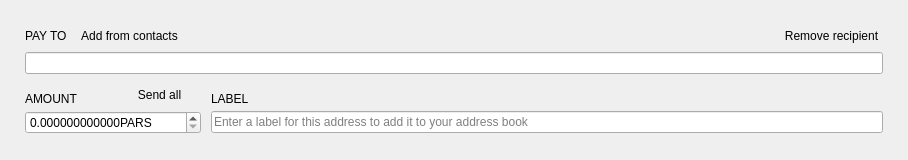
<?xml version="1.0" encoding="UTF-8"?>
<ui version="4.0">
 <class>TransferFrame</class>
 <widget class="QFrame" name="TransferFrame">
  <property name="geometry">
   <rect>
    <x>0</x>
    <y>0</y>
    <width>908</width>
    <height>160</height>
   </rect>
  </property>
  <property name="sizePolicy">
   <sizepolicy hsizetype="Preferred" vsizetype="Preferred">
    <horstretch>0</horstretch>
    <verstretch>150</verstretch>
   </sizepolicy>
  </property>
  <property name="minimumSize">
   <size>
    <width>0</width>
    <height>160</height>
   </size>
  </property>
  <property name="maximumSize">
   <size>
    <width>16777215</width>
    <height>160</height>
   </size>
  </property>
  <property name="windowTitle">
   <string>Frame</string>
  </property>
  <property name="styleSheet">
   <string notr="true"/>
  </property>
  <property name="frameShape">
   <enum>QFrame::NoFrame</enum>
  </property>
  <property name="frameShadow">
   <enum>QFrame::Plain</enum>
  </property>
  <layout class="QVBoxLayout" name="verticalLayout">
   <property name="spacing">
    <number>10</number>
   </property>
   <property name="leftMargin">
    <number>25</number>
   </property>
   <property name="rightMargin">
    <number>25</number>
   </property>
   <item>
    <spacer name="verticalSpacer_2">
     <property name="orientation">
      <enum>Qt::Vertical</enum>
     </property>
     <property name="sizeHint" stdset="0">
      <size>
       <width>20</width>
       <height>40</height>
      </size>
     </property>
    </spacer>
   </item>
   <item>
    <layout class="QGridLayout" name="gridLayout">
     <property name="verticalSpacing">
      <number>5</number>
     </property>
     <item row="0" column="0">
      <widget class="WalletGui::WalletNormalGrayTextLabel" name="m_payToTextLabel">
       <property name="sizePolicy">
        <sizepolicy hsizetype="Minimum" vsizetype="Minimum">
         <horstretch>0</horstretch>
         <verstretch>0</verstretch>
        </sizepolicy>
       </property>
       <property name="text">
        <string>PAY TO</string>
       </property>
       <property name="alignment">
        <set>Qt::AlignLeading|Qt::AlignLeft|Qt::AlignVCenter</set>
       </property>
       <property name="margin">
        <number>0</number>
       </property>
       <property name="indent">
        <number>0</number>
       </property>
      </widget>
     </item>
     <item row="0" column="1">
      <widget class="WalletGui::WalletTinyLinkLikeButton" name="m_addressBookButton">
       <property name="sizePolicy">
        <sizepolicy hsizetype="Preferred" vsizetype="Minimum">
         <horstretch>0</horstretch>
         <verstretch>0</verstretch>
        </sizepolicy>
       </property>
       <property name="cursor">
        <cursorShape>PointingHandCursor</cursorShape>
       </property>
       <property name="focusPolicy">
        <enum>Qt::NoFocus</enum>
       </property>
       <property name="layoutDirection">
        <enum>Qt::LeftToRight</enum>
       </property>
       <property name="text">
        <string>Add from contacts</string>
       </property>
       <property name="flat">
        <bool>true</bool>
       </property>
      </widget>
     </item>
     <item row="0" column="2">
      <spacer name="horizontalSpacer">
       <property name="orientation">
        <enum>Qt::Horizontal</enum>
       </property>
       <property name="sizeHint" stdset="0">
        <size>
         <width>318</width>
         <height>10</height>
        </size>
       </property>
      </spacer>
     </item>
     <item row="0" column="3" alignment="Qt::AlignBottom">
      <widget class="WalletGui::WalletTinyLinkLikeButton" name="m_removeButton">
       <property name="sizePolicy">
        <sizepolicy hsizetype="Preferred" vsizetype="Minimum">
         <horstretch>0</horstretch>
         <verstretch>0</verstretch>
        </sizepolicy>
       </property>
       <property name="cursor">
        <cursorShape>PointingHandCursor</cursorShape>
       </property>
       <property name="focusPolicy">
        <enum>Qt::NoFocus</enum>
       </property>
       <property name="text">
        <string>Remove recipient</string>
       </property>
       <property name="flat">
        <bool>true</bool>
       </property>
      </widget>
     </item>
     <item row="1" column="0" colspan="4">
      <widget class="WalletGui::ClearableLineEdit" name="m_sendAddressEdit">
       <property name="styleSheet">
        <string notr="true">[errorState=&quot;true&quot;] {
  border-color: #ef3131;
}</string>
       </property>
      </widget>
     </item>
    </layout>
   </item>
   <item>
    <layout class="QGridLayout" name="gridLayout_2">
     <property name="verticalSpacing">
      <number>5</number>
     </property>
     <item row="0" column="0">
      <widget class="WalletGui::WalletNormalGrayTextLabel" name="m_amountTextLabel">
       <property name="sizePolicy">
        <sizepolicy hsizetype="Minimum" vsizetype="Minimum">
         <horstretch>0</horstretch>
         <verstretch>0</verstretch>
        </sizepolicy>
       </property>
       <property name="text">
        <string>AMOUNT</string>
       </property>
       <property name="alignment">
        <set>Qt::AlignBottom|Qt::AlignLeading|Qt::AlignLeft</set>
       </property>
       <property name="indent">
        <number>0</number>
       </property>
      </widget>
     </item>
     <item row="0" column="1">
      <widget class="WalletGui::WalletTinyLinkLikeButton" name="m_sendAllButton">
       <property name="sizePolicy">
        <sizepolicy hsizetype="Minimum" vsizetype="Minimum">
         <horstretch>0</horstretch>
         <verstretch>0</verstretch>
        </sizepolicy>
       </property>
       <property name="cursor">
        <cursorShape>PointingHandCursor</cursorShape>
       </property>
       <property name="focusPolicy">
        <enum>Qt::NoFocus</enum>
       </property>
       <property name="layoutDirection">
        <enum>Qt::LeftToRight</enum>
       </property>
       <property name="text">
        <string>Send all</string>
       </property>
       <property name="flat">
        <bool>true</bool>
       </property>
      </widget>
     </item>
     <item row="0" column="2">
      <widget class="WalletGui::WalletNormalGrayTextLabel" name="m_labelTextLabel">
       <property name="text">
        <string>LABEL</string>
       </property>
       <property name="alignment">
        <set>Qt::AlignBottom|Qt::AlignLeading|Qt::AlignLeft</set>
       </property>
       <property name="indent">
        <number>0</number>
       </property>
      </widget>
     </item>
     <item row="1" column="0" colspan="2">
      <widget class="QDoubleSpinBox" name="m_sendAmountSpin">
       <property name="maximumSize">
        <size>
         <width>16777215</width>
         <height>16777215</height>
        </size>
       </property>
       <property name="focusPolicy">
        <enum>Qt::ClickFocus</enum>
       </property>
       <property name="layoutDirection">
        <enum>Qt::LeftToRight</enum>
       </property>
       <property name="styleSheet">
        <string notr="true">[errorState=&quot;true&quot;] {
  border-color: #ef3131;
}</string>
       </property>
       <property name="buttonSymbols">
        <enum>QAbstractSpinBox::UpDownArrows</enum>
       </property>
       <property name="suffix">
        <string notr="true">PARS</string>
       </property>
       <property name="decimals">
        <number>12</number>
       </property>
       <property name="maximum">
        <double>1000000000000.000000000000000</double>
       </property>
      </widget>
     </item>
     <item row="1" column="2">
      <widget class="WalletGui::ClearableLineEdit" name="m_sendLabelEdit">
       <property name="styleSheet">
        <string notr="true">[errorState=&quot;true&quot;] {
  border-color: #ef3131;
}</string>
       </property>
       <property name="placeholderText">
        <string>Enter a label for this address to add it to your address book</string>
       </property>
      </widget>
     </item>
    </layout>
   </item>
   <item>
    <spacer name="verticalSpacer">
     <property name="orientation">
      <enum>Qt::Vertical</enum>
     </property>
     <property name="sizeHint" stdset="0">
      <size>
       <width>20</width>
       <height>40</height>
      </size>
     </property>
    </spacer>
   </item>
  </layout>
 </widget>
 <customwidgets>
  <customwidget>
   <class>WalletGui::WalletTinyLinkLikeButton</class>
   <extends>QPushButton</extends>
   <header>Gui/Common/WalletLinkLikeButton.h</header>
  </customwidget>
  <customwidget>
   <class>WalletGui::WalletNormalGrayTextLabel</class>
   <extends>QLabel</extends>
   <header>Gui/Common/WalletTextLabel.h</header>
  </customwidget>
  <customwidget>
   <class>WalletGui::ClearableLineEdit</class>
   <extends>QLineEdit</extends>
   <header>Gui/Common/ClearableLineEdit.h</header>
  </customwidget>
 </customwidgets>
 <tabstops>
  <tabstop>m_sendAddressEdit</tabstop>
  <tabstop>m_sendAmountSpin</tabstop>
  <tabstop>m_sendLabelEdit</tabstop>
  <tabstop>m_addressBookButton</tabstop>
  <tabstop>m_removeButton</tabstop>
 </tabstops>
 <resources/>
 <connections>
  <connection>
   <sender>m_removeButton</sender>
   <signal>clicked()</signal>
   <receiver>TransferFrame</receiver>
   <slot>deleteLater()</slot>
   <hints>
    <hint type="sourcelabel">
     <x>797</x>
     <y>41</y>
    </hint>
    <hint type="destinationlabel">
     <x>445</x>
     <y>79</y>
    </hint>
   </hints>
  </connection>
  <connection>
   <sender>m_addressBookButton</sender>
   <signal>clicked()</signal>
   <receiver>TransferFrame</receiver>
   <slot>addressBookClicked()</slot>
   <hints>
    <hint type="sourcelabel">
     <x>136</x>
     <y>41</y>
    </hint>
    <hint type="destinationlabel">
     <x>445</x>
     <y>79</y>
    </hint>
   </hints>
  </connection>
  <connection>
   <sender>m_sendAddressEdit</sender>
   <signal>textChanged(QString)</signal>
   <receiver>TransferFrame</receiver>
   <slot>labelOrAddressChanged(QString)</slot>
   <hints>
    <hint type="sourcelabel">
     <x>445</x>
     <y>56</y>
    </hint>
    <hint type="destinationlabel">
     <x>445</x>
     <y>79</y>
    </hint>
   </hints>
  </connection>
  <connection>
   <sender>m_sendLabelEdit</sender>
   <signal>textChanged(QString)</signal>
   <receiver>TransferFrame</receiver>
   <slot>labelOrAddressChanged(QString)</slot>
   <hints>
    <hint type="sourcelabel">
     <x>582</x>
     <y>128</y>
    </hint>
    <hint type="destinationlabel">
     <x>445</x>
     <y>79</y>
    </hint>
   </hints>
  </connection>
  <connection>
   <sender>m_sendAmountSpin</sender>
   <signal>valueChanged(QString)</signal>
   <receiver>TransferFrame</receiver>
   <slot>amountStringChanged(QString)</slot>
   <hints>
    <hint type="sourcelabel">
     <x>124</x>
     <y>124</y>
    </hint>
    <hint type="destinationlabel">
     <x>453</x>
     <y>79</y>
    </hint>
   </hints>
  </connection>
  <connection>
   <sender>m_sendAddressEdit</sender>
   <signal>textChanged(QString)</signal>
   <receiver>TransferFrame</receiver>
   <slot>addressChanged(QString)</slot>
   <hints>
    <hint type="sourcelabel">
     <x>453</x>
     <y>69</y>
    </hint>
    <hint type="destinationlabel">
     <x>453</x>
     <y>79</y>
    </hint>
   </hints>
  </connection>
  <connection>
   <sender>m_sendAllButton</sender>
   <signal>clicked()</signal>
   <receiver>TransferFrame</receiver>
   <slot>sendAllClicked()</slot>
   <hints>
    <hint type="sourcelabel">
     <x>136</x>
     <y>97</y>
    </hint>
    <hint type="destinationlabel">
     <x>453</x>
     <y>79</y>
    </hint>
   </hints>
  </connection>
 </connections>
 <slots>
  <slot>addressBookClicked()</slot>
  <slot>pasteClicked()</slot>
  <slot>labelOrAddressChanged(QString)</slot>
  <slot>addressChanged(QString)</slot>
  <slot>amountStringChanged(QString)</slot>
  <slot>sendAllClicked()</slot>
 </slots>
</ui>
